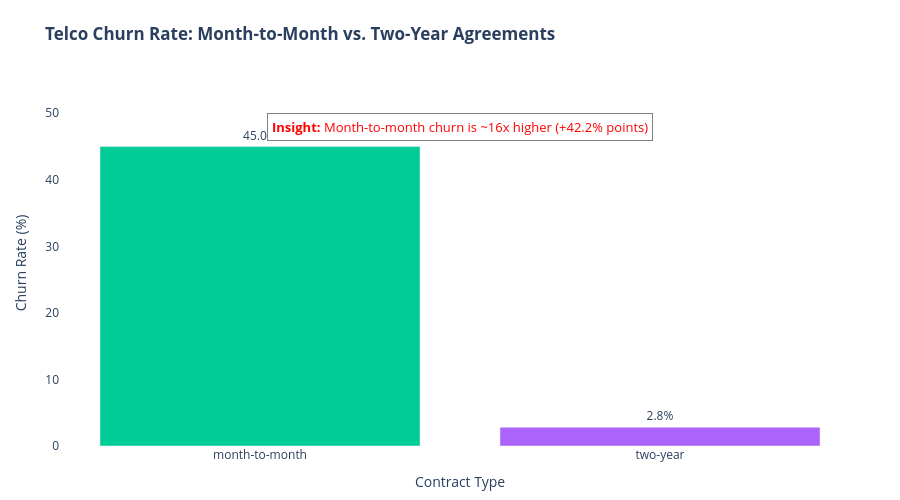

The cell this chart's notebook holds for it:
### Markdown cell above
### 5. Compared to Two-year agreements: Month-to-month churn is roughly 15.2 to 16.9 times higher (a difference of about 39.9 to 44.6 percentage points).

### Code cell
# Recreate the data structure based on the provided metrics
# Two-year churn is typically ~2.8% in the dataset.
# Month-to-month is ~16x higher (~45%), yielding a ~42 percentage point difference.
data = {
    'Contract Type': ['month-to-month', 'two-year'],
    'Churn Rate (%)': [45.0, 2.8]
}

data = pd.DataFrame(data)

# Calculate exact text labels for the bars
data['Label'] = data['Churn Rate (%)'].apply(lambda x: f"{x:.1f}%")

# 2. Create the visualization using Plotly Express
fig = px.bar(
    data, 
    x='Contract Type', 
    y='Churn Rate (%)',
    text='Label',
    color='Contract Type',
    color_discrete_map={'Month-to-month': '#EF553B', 'Two-year': '#636EFA'},
    title='<b>Telco Churn Rate: Month-to-Month vs. Two-Year Agreements</b>'
)

# 3. Optimize layout and add the comparison insight
fig.update_traces(
    textposition='outside', 
    cliponaxis=False,
    hovertemplate='<b>%{x}</b><br>Churn Rate: %{y}%<extra></extra>'
)

fig.update_layout(
    yaxis_title='Churn Rate (%)',
    xaxis_title='Contract Type',
    yaxis_range=[0, 55],
    showlegend=False,
    plot_bgcolor='rgba(0,0,0,0)',
    margin=dict(t=80, b=40, l=60, r=40), height = 500,
    annotations=[
        dict(
            x=0.5,
            y=48,
            text="<b>Insight:</b> Month-to-month churn is ~16x higher (+42.2% points)",
            showarrow=False,
            font=dict(size=13, color="red"),
            bgcolor="white",
            bordercolor="gray",
            borderwidth=1,
            borderpad=4
        )
    ]
)

# To view the chart in a notebook or browser:
fig.show()

### Figure 1 — Plotly figure (JSON) as saved in the notebook; plotly's stock layout.template omitted (floating-point values rounded to 4 significant figures)
{"data": [{"cliponaxis": false, "hovertemplate": "<b>%{x}</b><br>Churn Rate: %{y}%<extra></extra>", "legendgroup": "month-to-month", "marker": {"color": "#00cc96", "pattern": {"shape": ""}}, "name": "month-to-month", "orientation": "v", "showlegend": true, "text": ["45.0%"], "textposition": "outside", "type": "bar", "x": ["month-to-month"], "xaxis": "x", "y": [45.0], "yaxis": "y"}, {"cliponaxis": false, "hovertemplate": "<b>%{x}</b><br>Churn Rate: %{y}%<extra></extra>", "legendgroup": "two-year", "marker": {"color": "#ab63fa", "pattern": {"shape": ""}}, "name": "two-year", "orientation": "v", "showlegend": true, "text": ["2.8%"], "textposition": "outside", "type": "bar", "x": ["two-year"], "xaxis": "x", "y": [2.8], "yaxis": "y"}], "layout": {"annotations": [{"bgcolor": "white", "bordercolor": "gray", "borderpad": 4, "borderwidth": 1, "font": {"color": "red", "size": 13}, "showarrow": false, "text": "<b>Insight:</b> Month-to-month churn is ~16x higher (+42.2% points)", "x": 0.5, "y": 48}], "barmode": "relative", "height": 500, "legend": {"title": {"text": "Contract Type"}, "tracegroupgap": 0}, "margin": {"b": 40, "l": 60, "r": 40, "t": 80}, "plot_bgcolor": "rgba(0,0,0,0)", "showlegend": false, "title": {"text": "<b>Telco Churn Rate: Month-to-Month vs. Two-Year Agreements</b>"}, "xaxis": {"anchor": "y", "categoryarray": ["month-to-month", "two-year"], "categoryorder": "array", "domain": [0, 1], "title": {"text": "Contract Type"}}, "yaxis": {"anchor": "x", "domain": [0, 1], "range": [0, 55], "title": {"text": "Churn Rate (%)"}}}}
